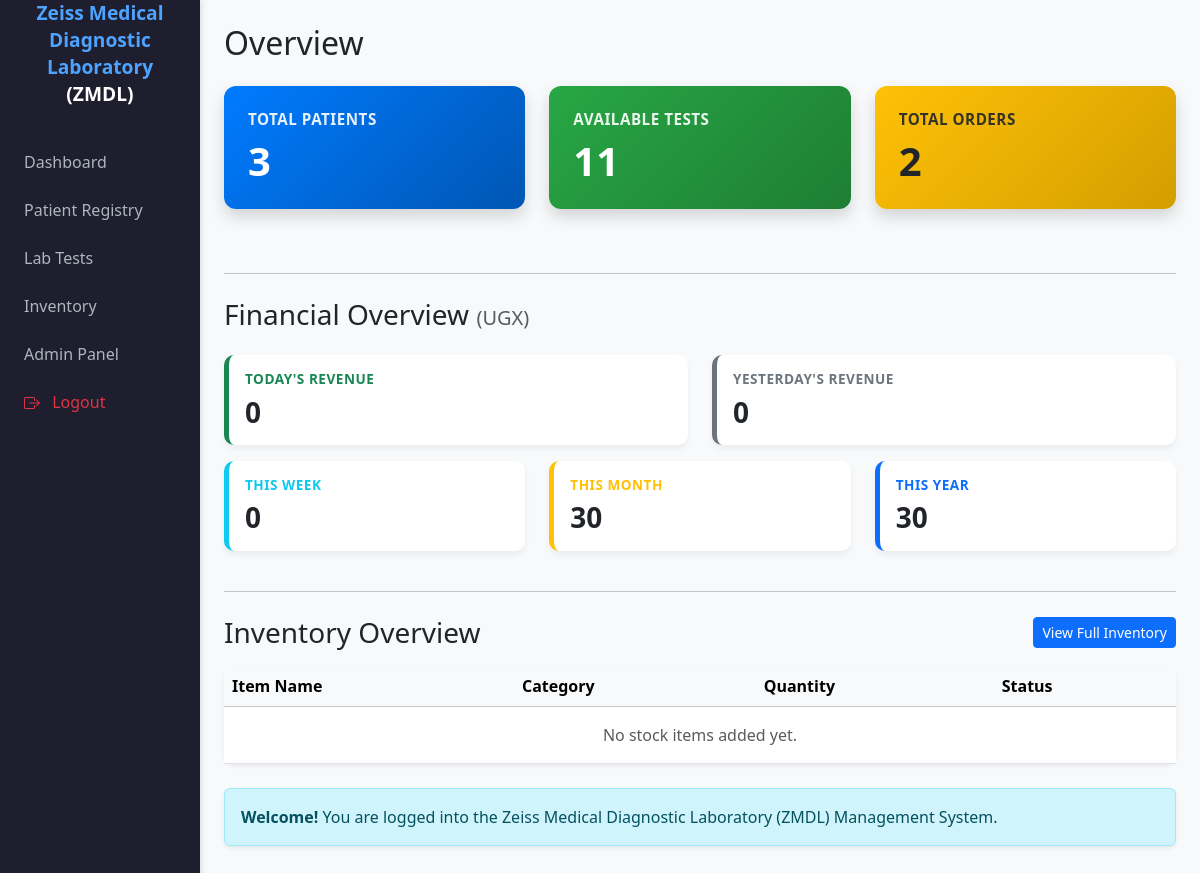
The page / (signed in) on the database as committed earlier.
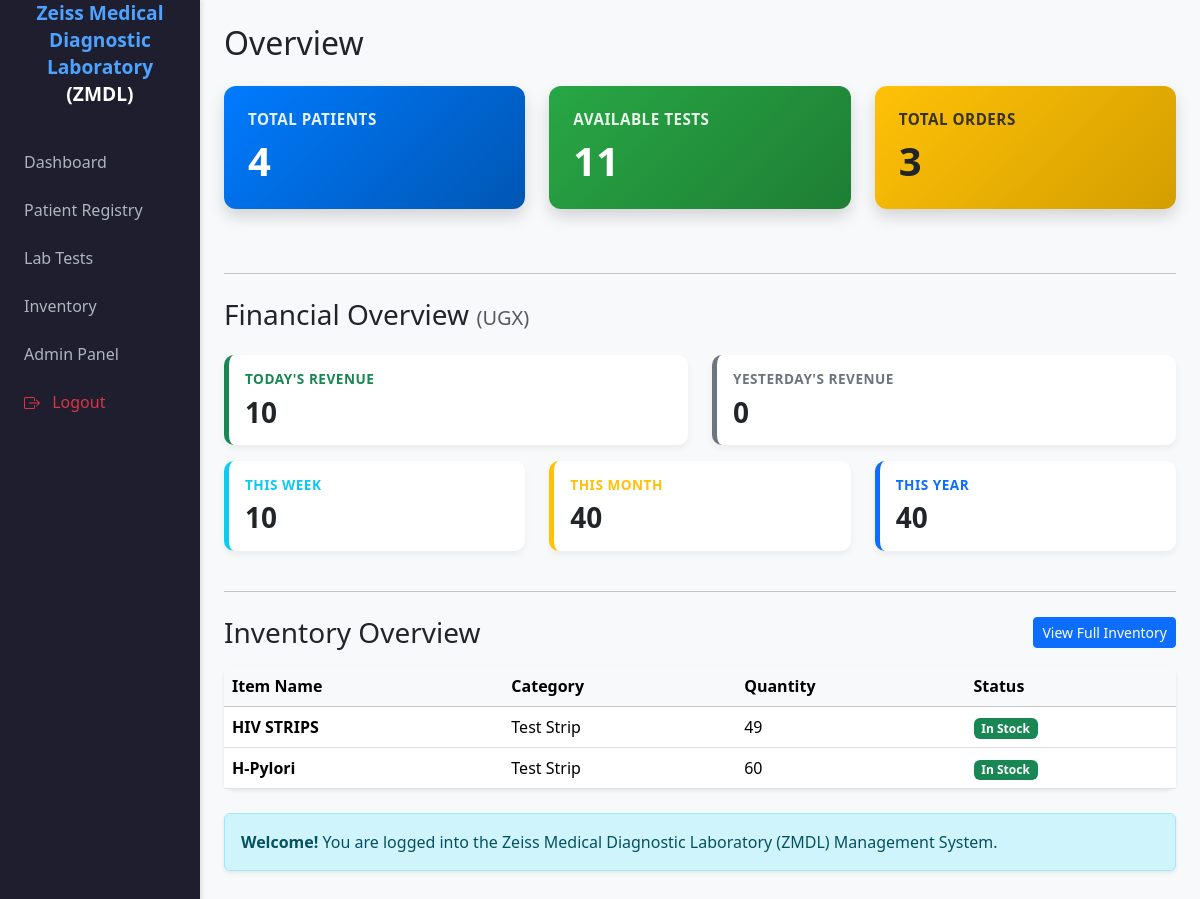
The same page on the database as committed later.
### inventory/models.py (models this page shows, shortened)
class StockItem(models.Model):
    CATEGORY_CHOICES = [
        ('STRIP', 'Test Strip'),
        ('REAGENT', 'Reagent'),
        ('CONSUMABLE', 'Consumable'),
    ]
    name = models.CharField(max_length=200)
    category = models.CharField(max_length=20, choices=CATEGORY_CHOICES)
    supplier = models.ForeignKey(Supplier, on_delete=models.SET_NULL, null=True, blank=True)
    invoice = models.ForeignKey(Invoice, on_delete=models.SET_NULL, null=True, blank=True)
    batch_number = models.CharField(max_length=100, blank=True)
    expiry_date = models.DateField(null=True, blank=True)
    quantity_in_stock = models.PositiveIntegerField(default=0)
    reorder_level = models.PositiveIntegerField(default=10)
    unit_price = models.DecimalField(max_digits=10, decimal_places=2, default=0.00)
    last_updated = models.DateTimeField(auto_now=True)
    class Meta:
        ordering = ['expiry_date']

### core/views.py (the view)
# urls.py: path('', views.dashboard, name='dashboard'),
@login_required
def dashboard(request):
    today = timezone.now().date()
    yesterday = today - timedelta(days=1)
    start_of_week = today - timedelta(days=today.weekday())
    start_of_month = today.replace(day=1)
    start_of_year = today.replace(month=1, day=1)
    def get_revenue(start_date, end_date=None):
        if end_date:
            orders = TestOrder.objects.filter(created_at__date__range=[start_date, end_date])
        else:
            orders = TestOrder.objects.filter(created_at__date=start_date)
        total = OrderItem.objects.filter(order__in=orders).aggregate(total=Sum('price'))['total']
        return total or 0
    rev_today = get_revenue(today)
    rev_yesterday = get_revenue(yesterday)
    rev_week = OrderItem.objects.filter(order__created_at__date__gte=start_of_week).aggregate(total=Sum('price'))['total'] or 0
    rev_month = OrderItem.objects.filter(order__created_at__date__gte=start_of_month).aggregate(total=Sum('price'))['total'] or 0
    rev_year = OrderItem.objects.filter(order__created_at__date__gte=start_of_year).aggregate(total=Sum('price'))['total'] or 0
    stock_items = StockItem.objects.all().order_by('quantity_in_stock')
    low_stock_alerts = stock_items.filter(quantity_in_stock__lte=F('reorder_level'))
    context = {
        'total_patients': Patient.objects.count(),
        'total_tests': LabTest.objects.count(),
        'total_orders': TestOrder.objects.count(),
        'rev_today': rev_today,
        'rev_yesterday': rev_yesterday,
        'rev_week': rev_week,
        'rev_month': rev_month,
        'rev_year': rev_year,
        'stock_items': stock_items,
        'low_stock_count': low_stock_alerts.count(),
    }
    return render(request, 'core/dashboard.html', context)

### templates/core/dashboard.html (shortened to what the changed rows need)
<!DOCTYPE html>
<html>
<head>
  <link href="https://cdn.jsdelivr.net/npm/bootstrap@5.3.3/dist/css/bootstrap.min.css" rel="stylesheet">
</head>
<body class="bg-light">
<div class="container-fluid">
  <div class="row">
    <div class="col-md-10 p-4">
      <h2 class="mb-4 font-weight-bold">Overview</h2>
      <div class="row mb-5">
        <div class="col-md-4 mb-3">
          <div class="card stat-card bg-gradient-blue p-4 shadow">
            <h5>Total Patients</h5>
            <h2>{{ total_patients }}</h2>
          </div>
        </div>
        <div class="col-md-4 mb-3">
          <div class="card stat-card bg-gradient-green p-4 shadow">
            <h2>{{ total_tests }}</h2>
          </div>
        </div>
        <div class="col-md-4 mb-3">
          <div class="card stat-card bg-gradient-yellow p-4 shadow">
            <h5>Total Orders</h5>
            <h2>{{ total_orders }}</h2>
          </div>
        </div>
      </div>
      <div class="row mb-4">
        <div class="col-md-6 mb-3">
          <div class="card fin-card bg-white p-3 border-start border-5 border-success">
            <h6 class="text-success">Today's Revenue</h6>
            <h3>{{ rev_today }}</h3>
          </div>
        </div>
        <div class="col-md-4 mb-3">
          <div class="card fin-card bg-white p-3 border-start border-5 border-info">
            <h6 class="text-info">This Week</h6>
            <h3>{{ rev_week }}</h3>
          </div>
        </div>
        <div class="col-md-4 mb-3">
          <div class="card fin-card bg-white p-3 border-start border-5 border-warning">
            <h6 class="text-warning">This Month</h6>
            <h3>{{ rev_month }}</h3>
          </div>
        </div>
        <div class="col-md-4 mb-3">
          <div class="card fin-card bg-white p-3 border-start border-5 border-primary">
            <h6 class="text-primary">This Year</h6>
            <h3>{{ rev_year }}</h3>
          </div>
        </div>
      </div>
      <div class="card fin-card bg-white shadow-sm mb-4">
        <table class="table table-hover mb-0">
          <thead class="table-light">
            <tr>
              <th>Item Name</th>
              <th>Category</th>
              <th>Quantity</th>
              <th>Status</th>
            </tr>
          </thead>
          <tbody>
            {% for item in stock_items|slice:":5" %}
            <tr>
              <td><strong>{{ item.name }}</strong></td>
              <td>{{ item.get_category_display }}</td>
              <td>{{ item.quantity_in_stock }}</td>
              <td>
                {% if item.quantity_in_stock <= item.reorder_level %}
                  <span class="badge bg-danger">Low Stock</span>
                {% else %}
                  <span class="badge bg-success">In Stock</span>
                {% endif %}
              </td>
            </tr>
            {% empty %}
            <tr>
              <td colspan="4" class="text-center py-3 text-muted">No stock items added yet.</td>
            </tr>
            {% endfor %}
          </tbody>
        </table>
      </div>
    </div>
  </div>
</div>
</body>
</html>

Rows that differ between the two databases and show on the page:
added StockItem: name "HIV STRIPS", category "Test Strip", quantity_in_stock "49", reorder_level "In Stock"
added StockItem: name "H-Pylori", category "Test Strip", quantity_in_stock "60", reorder_level "In Stock"
Other text that changed with them:
{{ total_patients }}: "3" → "4"
{{ total_orders }}: "2" → "3"
{{ rev_today }}: "0" → "10"
{{ rev_week }}: "0" → "10"
{{ rev_month }}: "30" → "40"
{{ rev_year }}: "30" → "40"
text no longer shown: "No stock items added yet."
